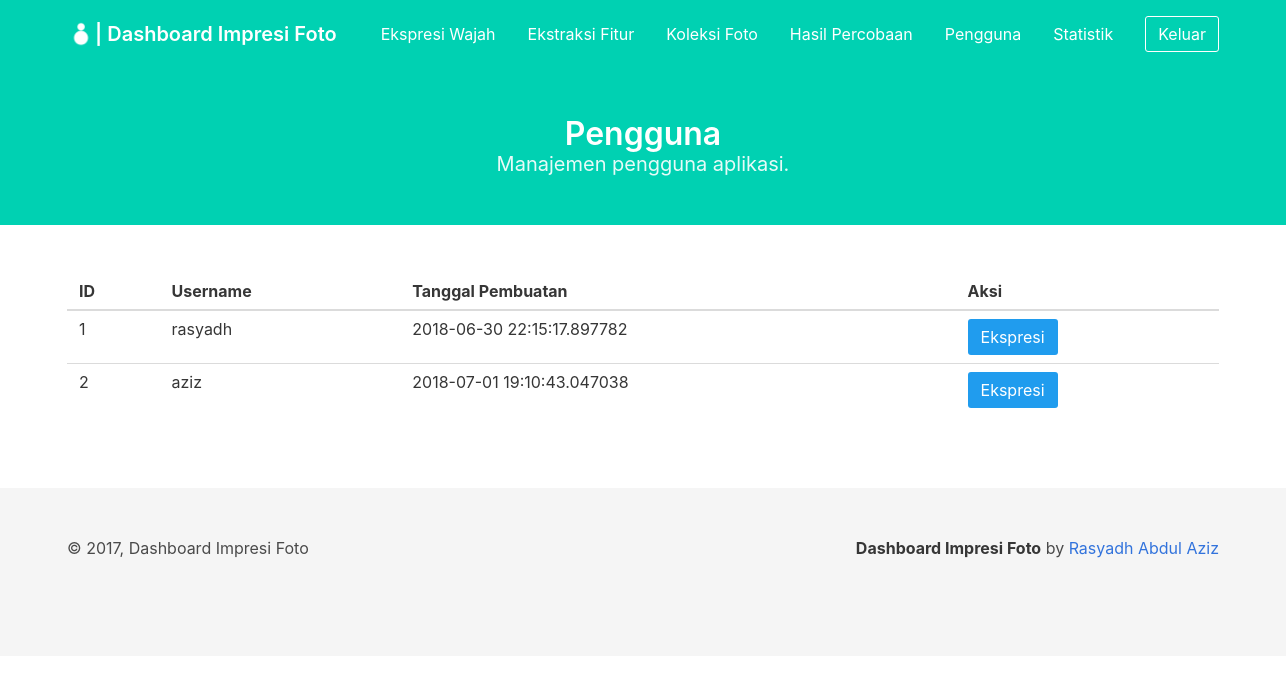
/dashboard/user/ (signed in), run on an earlier commit of the app's database.
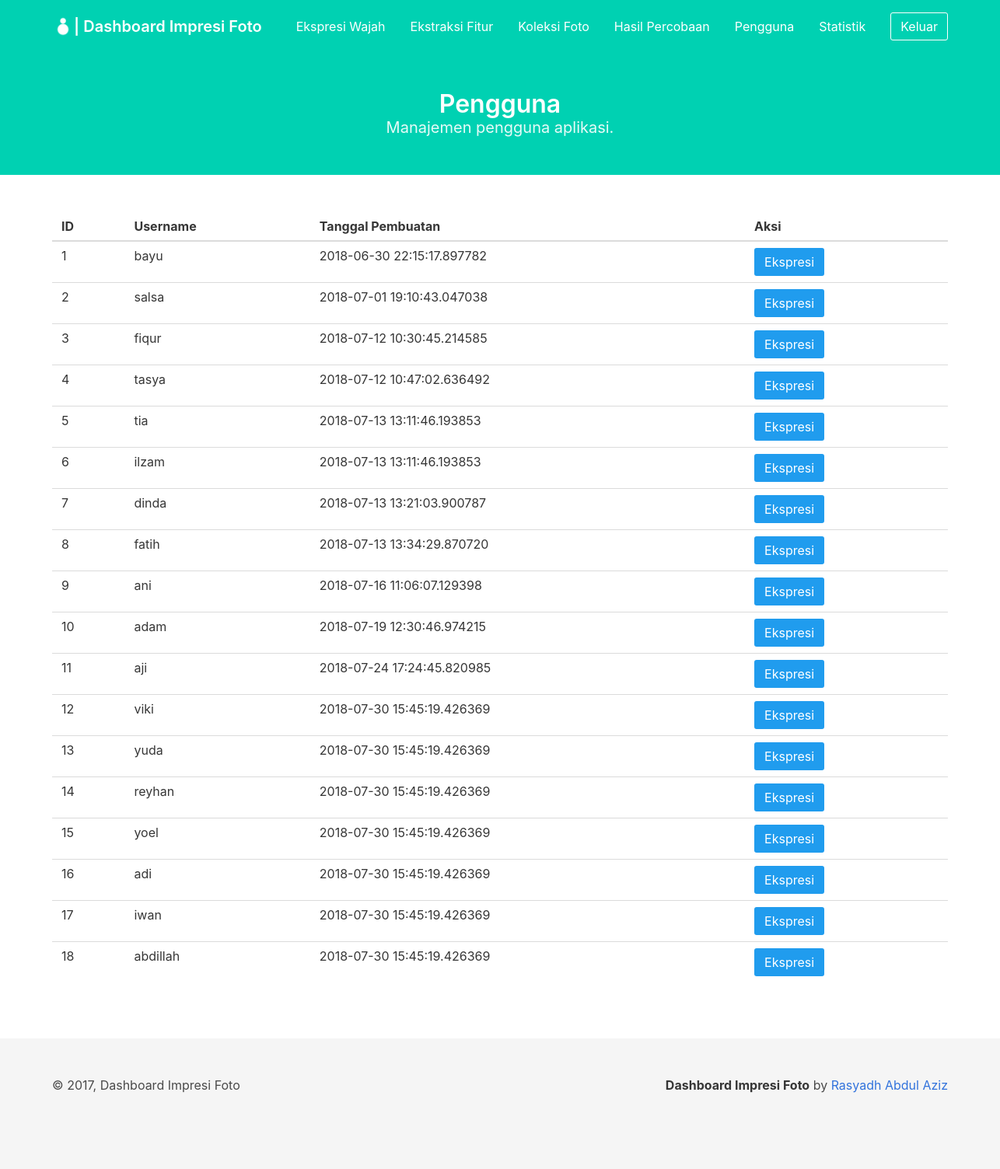
And on a later commit of the database.
### project/models/user.py (models this page shows, shortened)
class User(db.Model):
    __tablename__ = 'user'
    id_user = db.Column(db.Integer, primary_key=True)
    username = db.Column(db.String, unique=True, nullable=False)
    password = db.Column(db.String, nullable=False)
    created_at = db.Column(db.DateTime, default=datetime.datetime.now())

### project/views/dashboard/user.py (the view)
@user.route('/dashboard/user/')
def index():
    if session.get('loggedin_admin'):
        try:
            users = User.query.all()
            return render_template('dashboard/user.html',
                title='Pengguna', users=users)
        except Exception as e:
            print('error to get detection result')
            print(e)
    return redirect(url_for('auth.login_admin'))

### project/templates/dashboard/user.html (shortened to what this page needs)
{% extends '/dashboard/base_dashboard.html' %} {% block content %}
<section class="hero is-primary">
    <div class="hero-body">
        <div class="container has-text-centered">
            <h1 class="title">
                Pengguna
            </h1>
            <h2 class="subtitle">
                Manajemen pengguna aplikasi.
            </h2>
        </div>
    </div>
</section>
<section class="section">
    <div class="container" id="result_table">
        <table class="table is-hoverable is-fullwidth">
            <thead>
                <tr>
                    <th>ID</th>
                    <th>Username</th>
                    <th>Tanggal Pembuatan</th>
                    <th>Aksi</th>
                </tr>
            </thead>
            <tbody>
                {% if users %} {% for user in users %}
                <tr>
                    <td>{{ users.index(user) + 1 }}</td>
                    <td>{{ user.username }}</td>
                    <td>{{ user.created_at }}</td>
                    <td>
                        <button class="button is-info" onclick="expression('{{ user.id_user }}', '{{ user.username }}')">Ekspresi</button>
                    </td>
                </tr>
                {% endfor %} {% else %}
                <tr>
                    <td colspan="4" class="has-text-centered">Belum ada hasil percobaan</td>
                </tr>
                {% endif %}
            </tbody>
        </table>
    </div>
</section>
{% endblock %}

### project/templates/dashboard/base_dashboard.html (shortened to what this page needs)
<html>
<head>
    <link rel="stylesheet" type="text/css" href="{{ url_for('static', filename='css/bulma.css') }}" />
    <link rel="stylesheet" type="text/css" href="{{url_for('static', filename='css/app.css') }}" />
</head>
<body>
    <nav class="navbar is-primary is-transparent navbar-is-medium">
        <div class="container">
            <div class="navbar-brand">
                <a class="navbar-item" href="/dashboard/">
                    <img class="image" src="{{ url_for('static', filename='image/ImpresiFotoWhite.png') }}" alt="Logo">
                    <h1 class="title is-5 has-text-white">
                        | Dashboard Impresi Foto
                    </h1>
                </a>
            </div>
            <div class="navbar-menu" id="menu">
                <div class="navbar-end">
                    <a class="navbar-item" href="/dashboard/expression/">
                        Ekspresi Wajah
                    </a>
                    <a class="navbar-item" href="/dashboard/feature_extraction/">
                        Ekstraksi Fitur
                    </a>
                    <a class="navbar-item" href="/dashboard/photos_collection/">
                        Koleksi Foto
                    </a>
                    <a class="navbar-item" href="/dashboard/detection_results/">
                        Hasil Percobaan
                    </a>
                    <a class="navbar-item" href="/dashboard/user/">
                        Pengguna
                    </a>
                    <a class="navbar-item" href="/dashboard/statistic/">
                        Statistik
                    </a>
                    <div class="navbar-item">
                        <a class="button is-primary is-inverted is-outlined" href="/admin/logout/">
                            Keluar
                        </a>
                    </div>
                </div>
            </div>
        </div>
    </nav>
    {% block content %} {% endblock %}
    <footer class="footer">
        <div class="container">
            <div class="level">
                <div class="level-left">
                    <div class="level-item">
                        &copy; 2017, Dashboard Impresi Foto
                    </div>
                </div>
                <div class="level-right">
                    <div class="level-item">
                        <p>
                            <strong>Dashboard Impresi Foto</strong> by
                            <a href="github.com/rasyadh">Rasyadh Abdul Aziz</a>
                        </p>
                    </div>
                </div>
            </div>
        </div>
    </footer>
</body>
</html>

### project/static/css/app.css (style rules this page uses)
.navbar-is-medium { min-height: 4.25rem; }

What changed in the data, as far as the page shows it:
changed User id 1: username "rasyadh" → "bayu"
changed User id 2: username "aziz" → "salsa"
added User: users.index(user)+1 "3", username "fiqur", created_at "2018-07-12 10:30:45.214585"
added User: users.index(user)+1 "4", username "tasya", created_at "2018-07-12 10:47:02.636492"
added User: users.index(user)+1 "5", username "tia", created_at "2018-07-13 13:11:46.193853"
added User: users.index(user)+1 "6", username "ilzam", created_at "2018-07-13 13:11:46.193853"
added User: users "7", username "dinda", created_at "2018-07-13 13:21:03.900787"
added User: users "8", username "fatih", created_at "2018-07-13 13:34:29.870720"
added User: users "9", username "ani", created_at "2018-07-16 11:06:07.129398"
added User: users "10", username "adam", created_at "2018-07-19 12:30:46.974215"
added User: users "11", username "aji", created_at "2018-07-24 17:24:45.820985"
added User: users "12", username "viki", created_at "2018-07-30 15:45:19.426369"
added User: users "13", username "yuda", created_at "2018-07-30 15:45:19.426369"
added User: users "14", username "reyhan", created_at "2018-07-30 15:45:19.426369"
added User: users "15", username "yoel", created_at "2018-07-30 15:45:19.426369"
added User: users "16", username "adi", created_at "2018-07-30 15:45:19.426369"
added User: users "17", username "iwan", created_at "2018-07-30 15:45:19.426369"
added User: users "18", username "abdillah", created_at "2018-07-30 15:45:19.426369"
